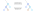

Recreate this plot in gnuplot.
#
# ROTATIONS
#
WIDTH  = 36
HEIGHT = 11

load "docs/plots/figures/graph.gnuplot"
load "docs/plots/components.gnuplot"
load "docs/plots/colors.gnuplot"

COLOR_1 = BLUE
COLOR_2 = CYAN
COLOR_3 = ORANGE

dx = 2
dy = 3

X_OFFSET = 4
Y_OFFSET = 2

eval text(14, 1, "ROTATE RIGHT", BLACK)
eval line(10, 2, 18, 2, 1, 1, BLACK)

eval text(14, 7, "ROTATE LEFT", BLACK)
eval line(18, 6, 10, 6, 1, 1, BLACK)







## LEFT

X_OFFSET = 4
Y_OFFSET = 4


# (A)
#
eval node(dx, dy, COLOR_1)
eval link(dx, dy, 0, 2*dy, 0, 1, COLOR_1)
eval text(dx, dy, "A", BLACK)
eval tree(0, 2*dy, COLOR_1)

# (B)
#
eval node(2*dx, 2*dy, COLOR_3)
eval text(2*dx, 2*dy, "B", BLACK)
eval link(dx, dy, 2*dx, 2*dy, 1, 1, BLACK)

# (C)
#
eval text(2*dx, 0, "C", BLACK)
eval node(2*dx, 0, COLOR_2)
eval tree(3*dx, dy, COLOR_2)
eval link(2*dx, 0, dx, dy, 1, 1, BLACK)
eval link(2*dx, 0, 3*dx, dy, 0, 1, COLOR_2)

eval link(0*dx, -2*dy, 2*dx, 0, 0, 3, BLACK)


## RIGHT

X_OFFSET = 24
Y_OFFSET = 4

eval link(0*dx, -2*dy, 2*dx, 0, 0, 3, BLACK)

# (A)
#
eval text(2*dx, 0, "A", BLACK)
eval node(2*dx, 0, COLOR_1)
eval tree(1*dx, dy, COLOR_1)
eval link(2*dx, 0, 1*dx, dy, 0, 1, COLOR_1)
eval link(2*dx, 0, 3*dx, 1*dy, 1, 1, BLACK)

# (B)
#
eval node(2*dx, 2*dy, COLOR_3)
eval text(2*dx, 2*dy, "B", BLACK)

# (C)
#
eval text(3*dx, dy, "C", BLACK)
eval node(3*dx, dy, COLOR_2)
eval tree(4*dx, 2*dy, COLOR_2)
eval link(3*dx, dy, 2*dx, 2*dy, 1, 1, BLACK)
eval link(3*dx, 1*dy, 4*dx, 2*dy, 0, 1, COLOR_2)

plot NaN notitle
